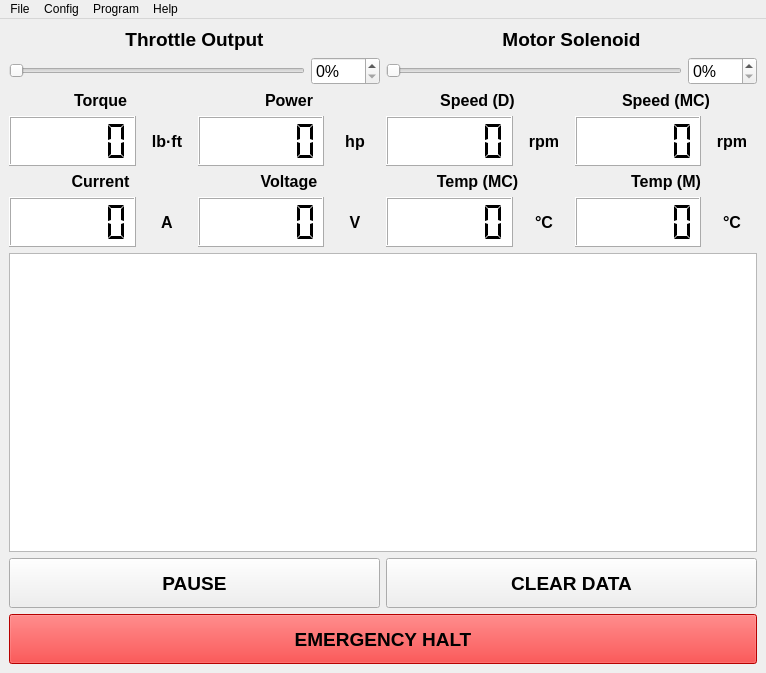
<?xml version="1.0" encoding="UTF-8"?>
<ui version="4.0">
 <class>DynoMainWindow</class>
 <widget class="QMainWindow" name="DynoMainWindow">
  <property name="geometry">
   <rect>
    <x>0</x>
    <y>0</y>
    <width>766</width>
    <height>673</height>
   </rect>
  </property>
  <property name="windowTitle">
   <string>LFEV Dynamometer Control Software</string>
  </property>
  <widget class="QWidget" name="centralwidget">
   <layout class="QVBoxLayout" name="verticalLayout">
    <item>
     <layout class="QHBoxLayout" name="hLayoutInput">
      <item>
       <layout class="QVBoxLayout" name="vLayoutThrottle">
        <item>
         <widget class="QLabel" name="Throttle">
          <property name="font">
           <font>
            <pointsize>14</pointsize>
            <weight>75</weight>
            <bold>true</bold>
           </font>
          </property>
          <property name="text">
           <string>Throttle Output</string>
          </property>
          <property name="alignment">
           <set>Qt::AlignCenter</set>
          </property>
          <property name="margin">
           <number>3</number>
          </property>
         </widget>
        </item>
        <item>
         <layout class="QHBoxLayout" name="hLayoutThrottle">
          <item>
           <widget class="QSlider" name="hSliderThrottle">
            <property name="maximum">
             <number>100</number>
            </property>
            <property name="orientation">
             <enum>Qt::Horizontal</enum>
            </property>
           </widget>
          </item>
          <item>
           <widget class="QDoubleSpinBox" name="spinBoxThrottle">
            <property name="font">
             <font>
              <pointsize>12</pointsize>
             </font>
            </property>
            <property name="suffix">
             <string>%</string>
            </property>
            <property name="decimals">
             <number>0</number>
            </property>
            <property name="maximum">
             <double>100.000000000000000</double>
            </property>
           </widget>
          </item>
         </layout>
        </item>
       </layout>
      </item>
      <item>
       <layout class="QVBoxLayout" name="vLayoutLoad">
        <item>
         <widget class="QLabel" name="labelMotor">
          <property name="font">
           <font>
            <pointsize>14</pointsize>
            <weight>75</weight>
            <bold>true</bold>
           </font>
          </property>
          <property name="text">
           <string>Motor Solenoid</string>
          </property>
          <property name="alignment">
           <set>Qt::AlignCenter</set>
          </property>
          <property name="margin">
           <number>3</number>
          </property>
         </widget>
        </item>
        <item>
         <layout class="QHBoxLayout" name="hlLayoutLoad">
          <item>
           <widget class="QSlider" name="hSliderLoad">
            <property name="maximum">
             <number>100</number>
            </property>
            <property name="orientation">
             <enum>Qt::Horizontal</enum>
            </property>
           </widget>
          </item>
          <item>
           <widget class="QDoubleSpinBox" name="spinBoxLoad">
            <property name="font">
             <font>
              <pointsize>12</pointsize>
             </font>
            </property>
            <property name="suffix">
             <string>%</string>
            </property>
            <property name="decimals">
             <number>0</number>
            </property>
            <property name="maximum">
             <double>100.000000000000000</double>
            </property>
           </widget>
          </item>
         </layout>
        </item>
       </layout>
      </item>
     </layout>
    </item>
    <item>
     <layout class="QHBoxLayout" name="hLayoutOutput_1">
      <item>
       <layout class="QVBoxLayout" name="vLayoutTorque">
        <item>
         <widget class="QLabel" name="labelTorque">
          <property name="font">
           <font>
            <pointsize>12</pointsize>
            <weight>75</weight>
            <bold>true</bold>
           </font>
          </property>
          <property name="text">
           <string>Torque</string>
          </property>
          <property name="alignment">
           <set>Qt::AlignCenter</set>
          </property>
          <property name="margin">
           <number>3</number>
          </property>
         </widget>
        </item>
        <item>
         <layout class="QHBoxLayout" name="hLayoutTorque">
          <item>
           <widget class="QLCDNumber" name="lcdNumberTorque">
            <property name="sizePolicy">
             <sizepolicy hsizetype="Expanding" vsizetype="Fixed">
              <horstretch>0</horstretch>
              <verstretch>0</verstretch>
             </sizepolicy>
            </property>
            <property name="minimumSize">
             <size>
              <width>125</width>
              <height>50</height>
             </size>
            </property>
            <property name="styleSheet">
             <string notr="true">background-color: white;</string>
            </property>
            <property name="smallDecimalPoint">
             <bool>true</bool>
            </property>
            <property name="numDigits">
             <number>5</number>
            </property>
            <property name="segmentStyle">
             <enum>QLCDNumber::Flat</enum>
            </property>
            <property name="value" stdset="0">
             <double>0.000000000000000</double>
            </property>
            <property name="intValue" stdset="0">
             <number>0</number>
            </property>
           </widget>
          </item>
          <item>
           <widget class="QLabel" name="labelTorqueUnits">
            <property name="sizePolicy">
             <sizepolicy hsizetype="Minimum" vsizetype="Preferred">
              <horstretch>0</horstretch>
              <verstretch>0</verstretch>
             </sizepolicy>
            </property>
            <property name="minimumSize">
             <size>
              <width>50</width>
              <height>0</height>
             </size>
            </property>
            <property name="font">
             <font>
              <pointsize>12</pointsize>
              <weight>75</weight>
              <bold>true</bold>
             </font>
            </property>
            <property name="text">
             <string>lb·ft</string>
            </property>
            <property name="alignment">
             <set>Qt::AlignCenter</set>
            </property>
            <property name="margin">
             <number>5</number>
            </property>
           </widget>
          </item>
         </layout>
        </item>
       </layout>
      </item>
      <item>
       <layout class="QVBoxLayout" name="vLayoutPower">
        <item>
         <widget class="QLabel" name="labelTach_2">
          <property name="font">
           <font>
            <pointsize>12</pointsize>
            <weight>75</weight>
            <bold>true</bold>
           </font>
          </property>
          <property name="text">
           <string>Power</string>
          </property>
          <property name="alignment">
           <set>Qt::AlignCenter</set>
          </property>
          <property name="margin">
           <number>3</number>
          </property>
         </widget>
        </item>
        <item>
         <layout class="QHBoxLayout" name="hLayoutPowerLCD">
          <item>
           <widget class="QLCDNumber" name="lcdNumberPower">
            <property name="sizePolicy">
             <sizepolicy hsizetype="Expanding" vsizetype="Fixed">
              <horstretch>0</horstretch>
              <verstretch>0</verstretch>
             </sizepolicy>
            </property>
            <property name="minimumSize">
             <size>
              <width>125</width>
              <height>50</height>
             </size>
            </property>
            <property name="styleSheet">
             <string notr="true">background-color: white;</string>
            </property>
            <property name="smallDecimalPoint">
             <bool>true</bool>
            </property>
            <property name="numDigits">
             <number>5</number>
            </property>
            <property name="segmentStyle">
             <enum>QLCDNumber::Flat</enum>
            </property>
            <property name="value" stdset="0">
             <double>0.000000000000000</double>
            </property>
            <property name="intValue" stdset="0">
             <number>0</number>
            </property>
           </widget>
          </item>
          <item>
           <widget class="QLabel" name="labelPowerUnits">
            <property name="sizePolicy">
             <sizepolicy hsizetype="Minimum" vsizetype="Preferred">
              <horstretch>0</horstretch>
              <verstretch>0</verstretch>
             </sizepolicy>
            </property>
            <property name="minimumSize">
             <size>
              <width>50</width>
              <height>0</height>
             </size>
            </property>
            <property name="font">
             <font>
              <pointsize>12</pointsize>
              <weight>75</weight>
              <bold>true</bold>
             </font>
            </property>
            <property name="text">
             <string>hp</string>
            </property>
            <property name="alignment">
             <set>Qt::AlignCenter</set>
            </property>
            <property name="margin">
             <number>5</number>
            </property>
           </widget>
          </item>
         </layout>
        </item>
       </layout>
      </item>
      <item>
       <layout class="QVBoxLayout" name="vLayoutTach">
        <item>
         <widget class="QLabel" name="labelTach">
          <property name="font">
           <font>
            <pointsize>12</pointsize>
            <weight>75</weight>
            <bold>true</bold>
           </font>
          </property>
          <property name="text">
           <string>Speed (D)</string>
          </property>
          <property name="alignment">
           <set>Qt::AlignCenter</set>
          </property>
          <property name="margin">
           <number>3</number>
          </property>
         </widget>
        </item>
        <item>
         <layout class="QHBoxLayout" name="hLayoutTachLCD">
          <item>
           <widget class="QLCDNumber" name="lcdNumberTach">
            <property name="sizePolicy">
             <sizepolicy hsizetype="Expanding" vsizetype="Fixed">
              <horstretch>0</horstretch>
              <verstretch>0</verstretch>
             </sizepolicy>
            </property>
            <property name="minimumSize">
             <size>
              <width>125</width>
              <height>50</height>
             </size>
            </property>
            <property name="styleSheet">
             <string notr="true">background-color: white;</string>
            </property>
            <property name="smallDecimalPoint">
             <bool>true</bool>
            </property>
            <property name="numDigits">
             <number>5</number>
            </property>
            <property name="segmentStyle">
             <enum>QLCDNumber::Flat</enum>
            </property>
            <property name="value" stdset="0">
             <double>0.000000000000000</double>
            </property>
            <property name="intValue" stdset="0">
             <number>0</number>
            </property>
           </widget>
          </item>
          <item>
           <widget class="QLabel" name="labelTachUnits">
            <property name="sizePolicy">
             <sizepolicy hsizetype="Minimum" vsizetype="Preferred">
              <horstretch>0</horstretch>
              <verstretch>0</verstretch>
             </sizepolicy>
            </property>
            <property name="minimumSize">
             <size>
              <width>50</width>
              <height>0</height>
             </size>
            </property>
            <property name="font">
             <font>
              <pointsize>12</pointsize>
              <weight>75</weight>
              <bold>true</bold>
             </font>
            </property>
            <property name="text">
             <string>rpm</string>
            </property>
            <property name="alignment">
             <set>Qt::AlignCenter</set>
            </property>
            <property name="margin">
             <number>5</number>
            </property>
           </widget>
          </item>
         </layout>
        </item>
       </layout>
      </item>
      <item>
       <layout class="QVBoxLayout" name="vLayoutTachCAN">
        <item>
         <widget class="QLabel" name="labelTachCAN">
          <property name="font">
           <font>
            <pointsize>12</pointsize>
            <weight>75</weight>
            <bold>true</bold>
           </font>
          </property>
          <property name="text">
           <string>Speed (MC)</string>
          </property>
          <property name="alignment">
           <set>Qt::AlignCenter</set>
          </property>
          <property name="margin">
           <number>3</number>
          </property>
         </widget>
        </item>
        <item>
         <layout class="QHBoxLayout" name="hLayoutTachCAN">
          <item>
           <widget class="QLCDNumber" name="lcdNumberTachCAN">
            <property name="sizePolicy">
             <sizepolicy hsizetype="Expanding" vsizetype="Fixed">
              <horstretch>0</horstretch>
              <verstretch>0</verstretch>
             </sizepolicy>
            </property>
            <property name="minimumSize">
             <size>
              <width>125</width>
              <height>50</height>
             </size>
            </property>
            <property name="styleSheet">
             <string notr="true">background-color: white;</string>
            </property>
            <property name="smallDecimalPoint">
             <bool>true</bool>
            </property>
            <property name="numDigits">
             <number>5</number>
            </property>
            <property name="segmentStyle">
             <enum>QLCDNumber::Flat</enum>
            </property>
            <property name="value" stdset="0">
             <double>0.000000000000000</double>
            </property>
            <property name="intValue" stdset="0">
             <number>0</number>
            </property>
           </widget>
          </item>
          <item>
           <widget class="QLabel" name="labelTachCANUnits">
            <property name="sizePolicy">
             <sizepolicy hsizetype="Minimum" vsizetype="Preferred">
              <horstretch>0</horstretch>
              <verstretch>0</verstretch>
             </sizepolicy>
            </property>
            <property name="minimumSize">
             <size>
              <width>50</width>
              <height>0</height>
             </size>
            </property>
            <property name="font">
             <font>
              <pointsize>12</pointsize>
              <weight>75</weight>
              <bold>true</bold>
             </font>
            </property>
            <property name="text">
             <string>rpm</string>
            </property>
            <property name="alignment">
             <set>Qt::AlignCenter</set>
            </property>
            <property name="margin">
             <number>5</number>
            </property>
           </widget>
          </item>
         </layout>
        </item>
       </layout>
      </item>
     </layout>
    </item>
    <item>
     <layout class="QHBoxLayout" name="hLayoutOutput_2">
      <item>
       <layout class="QVBoxLayout" name="vLayoutCurrent">
        <item>
         <widget class="QLabel" name="labelCurrent">
          <property name="font">
           <font>
            <pointsize>12</pointsize>
            <weight>75</weight>
            <bold>true</bold>
           </font>
          </property>
          <property name="text">
           <string>Current</string>
          </property>
          <property name="alignment">
           <set>Qt::AlignCenter</set>
          </property>
          <property name="margin">
           <number>3</number>
          </property>
         </widget>
        </item>
        <item>
         <layout class="QHBoxLayout" name="hLayoutCurrentLCD">
          <item>
           <widget class="QLCDNumber" name="lcdNumberCurrent">
            <property name="sizePolicy">
             <sizepolicy hsizetype="Expanding" vsizetype="Fixed">
              <horstretch>0</horstretch>
              <verstretch>0</verstretch>
             </sizepolicy>
            </property>
            <property name="minimumSize">
             <size>
              <width>125</width>
              <height>50</height>
             </size>
            </property>
            <property name="styleSheet">
             <string notr="true">background-color: white;</string>
            </property>
            <property name="smallDecimalPoint">
             <bool>true</bool>
            </property>
            <property name="numDigits">
             <number>5</number>
            </property>
            <property name="segmentStyle">
             <enum>QLCDNumber::Flat</enum>
            </property>
            <property name="value" stdset="0">
             <double>0.000000000000000</double>
            </property>
            <property name="intValue" stdset="0">
             <number>0</number>
            </property>
           </widget>
          </item>
          <item>
           <widget class="QLabel" name="labelCurrentUnits">
            <property name="sizePolicy">
             <sizepolicy hsizetype="Minimum" vsizetype="Preferred">
              <horstretch>0</horstretch>
              <verstretch>0</verstretch>
             </sizepolicy>
            </property>
            <property name="minimumSize">
             <size>
              <width>50</width>
              <height>0</height>
             </size>
            </property>
            <property name="font">
             <font>
              <pointsize>12</pointsize>
              <weight>75</weight>
              <bold>true</bold>
             </font>
            </property>
            <property name="text">
             <string>A</string>
            </property>
            <property name="alignment">
             <set>Qt::AlignCenter</set>
            </property>
            <property name="margin">
             <number>5</number>
            </property>
           </widget>
          </item>
         </layout>
        </item>
       </layout>
      </item>
      <item>
       <layout class="QVBoxLayout" name="vLayoutVoltage">
        <item>
         <widget class="QLabel" name="labelTach_3">
          <property name="font">
           <font>
            <pointsize>12</pointsize>
            <weight>75</weight>
            <bold>true</bold>
           </font>
          </property>
          <property name="text">
           <string>Voltage</string>
          </property>
          <property name="alignment">
           <set>Qt::AlignCenter</set>
          </property>
          <property name="margin">
           <number>3</number>
          </property>
         </widget>
        </item>
        <item>
         <layout class="QHBoxLayout" name="hLayoutVoltageLCD">
          <item>
           <widget class="QLCDNumber" name="lcdNumberVoltage">
            <property name="sizePolicy">
             <sizepolicy hsizetype="Expanding" vsizetype="Fixed">
              <horstretch>0</horstretch>
              <verstretch>0</verstretch>
             </sizepolicy>
            </property>
            <property name="minimumSize">
             <size>
              <width>125</width>
              <height>50</height>
             </size>
            </property>
            <property name="styleSheet">
             <string notr="true">background-color: white;</string>
            </property>
            <property name="smallDecimalPoint">
             <bool>true</bool>
            </property>
            <property name="numDigits">
             <number>5</number>
            </property>
            <property name="segmentStyle">
             <enum>QLCDNumber::Flat</enum>
            </property>
            <property name="value" stdset="0">
             <double>0.000000000000000</double>
            </property>
            <property name="intValue" stdset="0">
             <number>0</number>
            </property>
           </widget>
          </item>
          <item>
           <widget class="QLabel" name="labelVoltageUnits_2">
            <property name="sizePolicy">
             <sizepolicy hsizetype="Minimum" vsizetype="Preferred">
              <horstretch>0</horstretch>
              <verstretch>0</verstretch>
             </sizepolicy>
            </property>
            <property name="minimumSize">
             <size>
              <width>50</width>
              <height>0</height>
             </size>
            </property>
            <property name="font">
             <font>
              <pointsize>12</pointsize>
              <weight>75</weight>
              <bold>true</bold>
             </font>
            </property>
            <property name="text">
             <string>V</string>
            </property>
            <property name="alignment">
             <set>Qt::AlignCenter</set>
            </property>
            <property name="margin">
             <number>5</number>
            </property>
           </widget>
          </item>
         </layout>
        </item>
       </layout>
      </item>
      <item>
       <layout class="QVBoxLayout" name="vLayoutMCTemp">
        <item>
         <widget class="QLabel" name="labelMCTemp">
          <property name="font">
           <font>
            <pointsize>12</pointsize>
            <weight>75</weight>
            <bold>true</bold>
           </font>
          </property>
          <property name="text">
           <string>Temp (MC)</string>
          </property>
          <property name="alignment">
           <set>Qt::AlignCenter</set>
          </property>
          <property name="margin">
           <number>3</number>
          </property>
         </widget>
        </item>
        <item>
         <layout class="QHBoxLayout" name="hLayoutMCTempLCD">
          <item>
           <widget class="QLCDNumber" name="lcdNumberMCTemp">
            <property name="sizePolicy">
             <sizepolicy hsizetype="Expanding" vsizetype="Fixed">
              <horstretch>0</horstretch>
              <verstretch>0</verstretch>
             </sizepolicy>
            </property>
            <property name="minimumSize">
             <size>
              <width>125</width>
              <height>50</height>
             </size>
            </property>
            <property name="styleSheet">
             <string notr="true">background-color: white;</string>
            </property>
            <property name="smallDecimalPoint">
             <bool>true</bool>
            </property>
            <property name="numDigits">
             <number>5</number>
            </property>
            <property name="segmentStyle">
             <enum>QLCDNumber::Flat</enum>
            </property>
            <property name="value" stdset="0">
             <double>0.000000000000000</double>
            </property>
            <property name="intValue" stdset="0">
             <number>0</number>
            </property>
           </widget>
          </item>
          <item>
           <widget class="QLabel" name="labelMCTempUnits">
            <property name="sizePolicy">
             <sizepolicy hsizetype="Minimum" vsizetype="Preferred">
              <horstretch>0</horstretch>
              <verstretch>0</verstretch>
             </sizepolicy>
            </property>
            <property name="minimumSize">
             <size>
              <width>50</width>
              <height>0</height>
             </size>
            </property>
            <property name="font">
             <font>
              <pointsize>12</pointsize>
              <weight>75</weight>
              <bold>true</bold>
             </font>
            </property>
            <property name="text">
             <string>°C</string>
            </property>
            <property name="alignment">
             <set>Qt::AlignCenter</set>
            </property>
            <property name="margin">
             <number>5</number>
            </property>
           </widget>
          </item>
         </layout>
        </item>
       </layout>
      </item>
      <item>
       <layout class="QVBoxLayout" name="vLayoutMTemp">
        <item>
         <widget class="QLabel" name="labelMTemp">
          <property name="font">
           <font>
            <pointsize>12</pointsize>
            <weight>75</weight>
            <bold>true</bold>
           </font>
          </property>
          <property name="text">
           <string>Temp (M)</string>
          </property>
          <property name="alignment">
           <set>Qt::AlignCenter</set>
          </property>
          <property name="margin">
           <number>3</number>
          </property>
         </widget>
        </item>
        <item>
         <layout class="QHBoxLayout" name="hLayoutMTemp">
          <item>
           <widget class="QLCDNumber" name="lcdNumberMTemp">
            <property name="sizePolicy">
             <sizepolicy hsizetype="Expanding" vsizetype="Fixed">
              <horstretch>0</horstretch>
              <verstretch>0</verstretch>
             </sizepolicy>
            </property>
            <property name="minimumSize">
             <size>
              <width>125</width>
              <height>50</height>
             </size>
            </property>
            <property name="styleSheet">
             <string notr="true">background-color: white;</string>
            </property>
            <property name="smallDecimalPoint">
             <bool>true</bool>
            </property>
            <property name="numDigits">
             <number>5</number>
            </property>
            <property name="segmentStyle">
             <enum>QLCDNumber::Flat</enum>
            </property>
            <property name="value" stdset="0">
             <double>0.000000000000000</double>
            </property>
            <property name="intValue" stdset="0">
             <number>0</number>
            </property>
           </widget>
          </item>
          <item>
           <widget class="QLabel" name="labelMTempUnits">
            <property name="sizePolicy">
             <sizepolicy hsizetype="Minimum" vsizetype="Preferred">
              <horstretch>0</horstretch>
              <verstretch>0</verstretch>
             </sizepolicy>
            </property>
            <property name="minimumSize">
             <size>
              <width>50</width>
              <height>0</height>
             </size>
            </property>
            <property name="font">
             <font>
              <pointsize>12</pointsize>
              <weight>75</weight>
              <bold>true</bold>
             </font>
            </property>
            <property name="text">
             <string>°C</string>
            </property>
            <property name="alignment">
             <set>Qt::AlignCenter</set>
            </property>
            <property name="margin">
             <number>5</number>
            </property>
           </widget>
          </item>
         </layout>
        </item>
       </layout>
      </item>
     </layout>
    </item>
    <item>
     <widget class="PlotWidget" name="graphicsView">
      <property name="minimumSize">
       <size>
        <width>0</width>
        <height>250</height>
       </size>
      </property>
     </widget>
    </item>
    <item>
     <layout class="QHBoxLayout" name="hLayoutDataButtons">
      <item>
       <widget class="QPushButton" name="buttonPauseData">
        <property name="minimumSize">
         <size>
          <width>0</width>
          <height>50</height>
         </size>
        </property>
        <property name="font">
         <font>
          <pointsize>14</pointsize>
          <weight>75</weight>
          <bold>true</bold>
         </font>
        </property>
        <property name="text">
         <string>PAUSE</string>
        </property>
        <property name="checkable">
         <bool>true</bool>
        </property>
        <property name="default">
         <bool>false</bool>
        </property>
        <property name="flat">
         <bool>false</bool>
        </property>
       </widget>
      </item>
      <item>
       <widget class="QPushButton" name="buttonClearData">
        <property name="minimumSize">
         <size>
          <width>0</width>
          <height>50</height>
         </size>
        </property>
        <property name="font">
         <font>
          <pointsize>14</pointsize>
          <weight>75</weight>
          <bold>true</bold>
         </font>
        </property>
        <property name="text">
         <string>CLEAR DATA</string>
        </property>
        <property name="default">
         <bool>false</bool>
        </property>
        <property name="flat">
         <bool>false</bool>
        </property>
       </widget>
      </item>
     </layout>
    </item>
    <item>
     <widget class="QPushButton" name="buttonEmergency">
      <property name="minimumSize">
       <size>
        <width>0</width>
        <height>50</height>
       </size>
      </property>
      <property name="font">
       <font>
        <pointsize>14</pointsize>
        <weight>75</weight>
        <bold>true</bold>
       </font>
      </property>
      <property name="styleSheet">
       <string notr="true">background-color: red;</string>
      </property>
      <property name="text">
       <string>EMERGENCY HALT</string>
      </property>
      <property name="default">
       <bool>false</bool>
      </property>
      <property name="flat">
       <bool>false</bool>
      </property>
     </widget>
    </item>
   </layout>
  </widget>
  <widget class="QMenuBar" name="menubar">
   <property name="geometry">
    <rect>
     <x>0</x>
     <y>0</y>
     <width>766</width>
     <height>19</height>
    </rect>
   </property>
   <widget class="QMenu" name="menuConfig">
    <property name="title">
     <string>Config</string>
    </property>
    <addaction name="actionCallibrate"/>
    <addaction name="actionSettings"/>
   </widget>
   <widget class="QMenu" name="menuHelp">
    <property name="title">
     <string>Help</string>
    </property>
    <addaction name="actionAbout"/>
    <addaction name="actionHelp"/>
   </widget>
   <widget class="QMenu" name="menuFile">
    <property name="title">
     <string>File</string>
    </property>
    <widget class="QMenu" name="menuSaveImage">
     <property name="title">
      <string>Save Image</string>
     </property>
     <addaction name="separator"/>
     <addaction name="actionExportToSVG"/>
     <addaction name="actionExportToPNG"/>
     <addaction name="actionExportToJPEG"/>
    </widget>
    <addaction name="menuSaveImage"/>
    <addaction name="actionExportToCSV"/>
    <addaction name="separator"/>
    <addaction name="actionExit"/>
   </widget>
   <widget class="QMenu" name="menuProgram">
    <property name="title">
     <string>Program</string>
    </property>
    <addaction name="actionProgramManage"/>
    <addaction name="actionRunProgram"/>
   </widget>
   <addaction name="menuFile"/>
   <addaction name="menuConfig"/>
   <addaction name="menuProgram"/>
   <addaction name="menuHelp"/>
  </widget>
  <action name="actionCallibrate">
   <property name="text">
    <string>Callibrate...</string>
   </property>
  </action>
  <action name="actionAbout">
   <property name="text">
    <string>About</string>
   </property>
  </action>
  <action name="actionHelp">
   <property name="text">
    <string>Help</string>
   </property>
  </action>
  <action name="actionSettings">
   <property name="text">
    <string>Settings...</string>
   </property>
  </action>
  <action name="actionExportPNG">
   <property name="text">
    <string>Export PNG...</string>
   </property>
  </action>
  <action name="actionExit">
   <property name="text">
    <string>Exit</string>
   </property>
  </action>
  <action name="actionProgram">
   <property name="text">
    <string>Program...</string>
   </property>
  </action>
  <action name="actionProgramManage">
   <property name="text">
    <string>Manage...</string>
   </property>
  </action>
  <action name="actionRunProgram">
   <property name="text">
    <string>Run...</string>
   </property>
  </action>
  <action name="actionExportCSV">
   <property name="text">
    <string>Export CSV...</string>
   </property>
  </action>
  <action name="actionExportToSVG">
   <property name="text">
    <string>Export to SVG</string>
   </property>
  </action>
  <action name="actionExportToPNG">
   <property name="text">
    <string>Export to PNG</string>
   </property>
  </action>
  <action name="actionExportToJPEG">
   <property name="text">
    <string>Export to JPEG</string>
   </property>
  </action>
  <action name="actionExportToCSV">
   <property name="text">
    <string>Export CSV...</string>
   </property>
  </action>
 </widget>
 <customwidgets>
  <customwidget>
   <class>PlotWidget</class>
   <extends>QGraphicsView</extends>
   <header>pyqtgraph</header>
  </customwidget>
 </customwidgets>
 <resources/>
 <connections/>
</ui>
